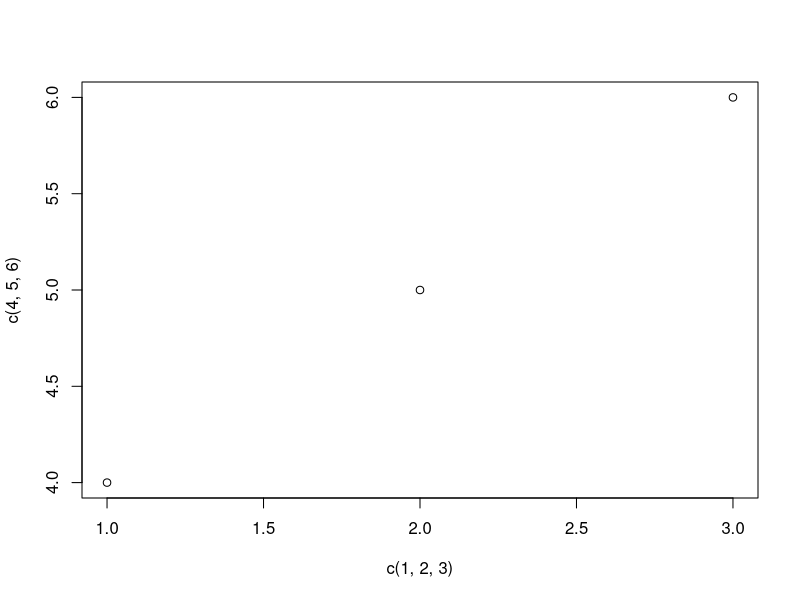
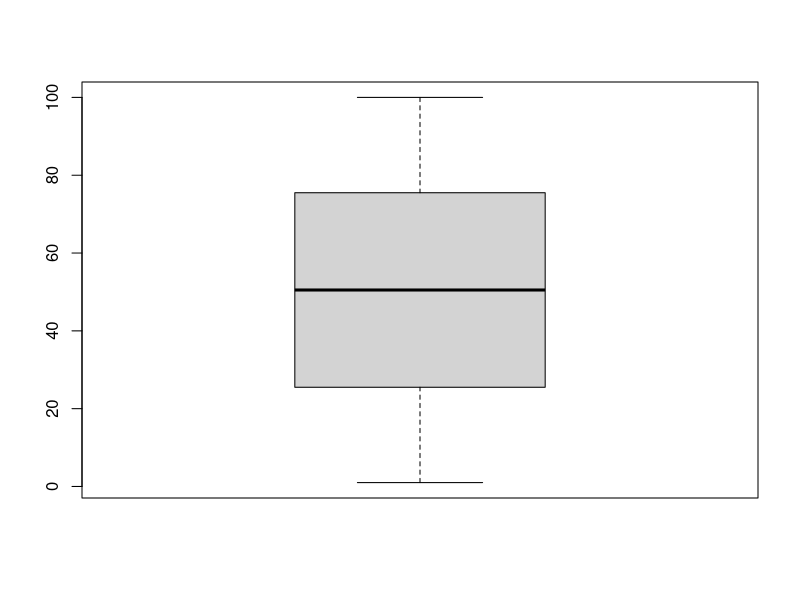

The R source for these figures, in order: (Note: this script raises an error after producing the figures.)
## ---- chunk 1
knitr::opts_chunk$set(echo = TRUE, results = T)
rm(list = ls()) # efface tous les objets de l'environnement
## ---- chunk 2
# Fonction-----------

# function with various descriptive statistics
fxdescribe = function(x){
  c(obs          = length(x),
    missing      = sum(is.na(x),na.rm=T),
    min          = min(x,na.rm=T),
    max          = max(x,na.rm=T),
    median       = median(x,na.rm=T),
    q1           = quantile(x,na.rm=T,c(.25)),
    q3           = quantile(x,na.rm=T,c(.75)),
    mean         = mean(x,na.rm=T),
    sd           = sd(x,na.rm=T),
    `95lci`      = mean(x,na.rm=T)-(sd(x,na.rm = T)*1.96/sqrt(length(x))),
    `95hci`      = mean(x,na.rm=T)+(sd(x,na.rm = T)*1.96/sqrt(length(x)))
    )
}
# e.g. = 
# fxdescribe(c(NA,NA,2,5,6))
## ---- chunk 3
# Lancer des commandes------------

5+5
5*2
20/2
sqrt(40)
2^4
## ---- chunk 4
# Exercice 1----------

seq(from = 0, to = 100, by = 20)
c(1:10)*2
rep(x = c(1,2,3), times = 3)
rep(x = c(1,2,3), times = 3, each = 3)
sum(1:3)
sum(is.na(c(NA,NA,1,NA)))
plot(x = c(1,2,3), y = c(4,5,6))
boxplot(1:100)
summary(c(1,8,9,7))
## ---- chunk 5
# Exercice 2----------

nom_vache1 <- "marguerite"
nom_vache1
(nom_vache1 <- "marguerite") # quelle différence observez-vous ?

nombre_vache_par_champ <- c(1,5,4,2) # c signifie "combine"
nombre_vache_par_champ
print(nombre_vache_par_champ) # print est généralement superflu
names(nombre_vache_par_champ) <- c("champ1", "champ2", "champ3", "champ4") # donne des noms pour chaque champ
nombre_vache_par_champ

mean(nombre_vache_par_champ)
median(nombre_vache_par_champ)
sd(nombre_vache_par_champ)
## ---- chunk 6
objet1 <- 10
objet2 <- "Michel est dans le garage"

objet1
objet2
## ---- chunk 7
# Vecteur--------------

nom_vaches <- c("marguerite","zoé", "léa")
str(nom_vaches)
# characters

nombres_vaches <- c(1:3) 
str(nombres_vaches)
# integers (chiffres ronds)

nombres_vaches <- c(1:3/pi) 
str(nombres_vaches)
# numeric (chiffres à virgules)

# les données doivent être du même type 
noms_et_nombres_vaches = c(nom_vaches, nombres_vaches)
noms_et_nombres_vaches

# changer noms d'un vecteur

nombre_vache_par_champ <- c(1,5,4,2) 
names(nombre_vache_par_champ) <- c("champ1", "champ2", "champ3", "champ4") # donne des noms pour chaque champ
nombre_vache_par_champ
## ---- chunk 8
nom_vaches <- c("marguerite","zoé", "léa")
nom_vaches <- as.factor(nom_vaches)
nom_vaches

## ---- chunk 9
# Matrice--------------
# exemple de matrice avec deux vecteurs

v1 <- c(1,5,4,2,5,6)
v2 <- c(0,5,7,2,0,5)
# on combine ces deux vecteurs avec la fonction cbind() 
# qui veut dire : column bind (combiner colonnes)
MAT <- cbind(v1,v2)
MAT
## ---- chunk 10
# DataFrame--------------
v3 <- c("a","a","b","b","c","c")
DF <- data.frame(v1,v2,v3)
DF
## ---- chunk 11
# Liste--------------
LS <- list(nom_vaches, MAT, DF)
LS
## ---- chunk 12
animaux <- c("koala", "chat", "poule", "serpent")
pays    <- c("chine", "japon", "irlande", "canada")
poids   <- c(10,4,3,1)
(MAT <- matrix(cbind(animaux,pays)))
(DF  <- data.frame(animaux, pays, poids))
(LS   <- list(animaux, DF))
## ---- chunk 13
getwd()
## ---- chunk 14
ReadingSkills = readxl::read_xlsx("ReadingSkills/ReadingSkills.xlsx")
## ---- chunk 15
head(ReadingSkills, n = 6) # affiche les 6 premières lignes
str(ReadingSkills)         # affiche le format de chaque colonne (variable) 
summary(ReadingSkills)   # stats descriptives pour chaque colonne
## ---- chunk 16
DF=read.csv2("lexdec.csv")
# dataframe lexdec : Lexical decision latencies elicited from 21 subjects for 79 English concrete nouns, with variables linked to subject or word
str(DF)
## ---- chunk 17
DF=read.csv2("lexdec.csv", na.strings = c("NA","pas fini"))
str(DF)
## ---- chunk 18
# rm(list = ls()) # vide TOUT l'environnement (rm = remove)
rm(objet1)        # supprime un objet
ls()              # liste des objets
ls(".GlobalEnv")  # liste des objets (idem)
search()          # montre environnement et paquets
## ---- chunk 19
head(ReadingSkills)
accuracy                   # ne fonctionne pas...
ReadingSkills$accuracy     # fonctionne !
ReadingSkills["accuracy"]  # fonctionne !
ReadingSkills[,"accuracy"] # fonctionne !
## ---- chunk 20
attach(ReadingSkills) # transforme le DF en environnement
search()
accuracy
detach(ReadingSkills) # dé-transforme le DF en simple DF
## ---- chunk 21
accuracy = "papi"
attach(ReadingSkills) 
accuracy
print(accuracy)
attach(ReadingSkills) 
attach(ReadingSkills) 
search()
detach(ReadingSkills) 
detach(ReadingSkills) 
search()
## ---- chunk 22
nom_vaches <- c("marc","jacques", "timéo")
nom_vaches[1]
## ---- chunk 23
DF <- as.data.frame(ReadingSkills)
DF[2,]
DF[,2] # renvoie un vecteur
DF[2]  # renvoie un DF
## ---- chunk 24
DF[2,"iq"]
DF[2,3]
DF$iq[2]
attach(DF)
iq[2]
detach(DF)
## ---- chunk 25

# différentes stratégies pour créer un DF avec seulement dyslexia et iq :
(DFiq <- DF[c("dyslexia","iq")] )
(DFiq <- DF[c(2,3)])
(DFiq <- DF[2:3])
(DFiq <- DF[,-c(1)])

(DFsujet_1_et_3 <- DF[c(1,3),])
(DFsans_sujet_4 <- DF[-4,])
